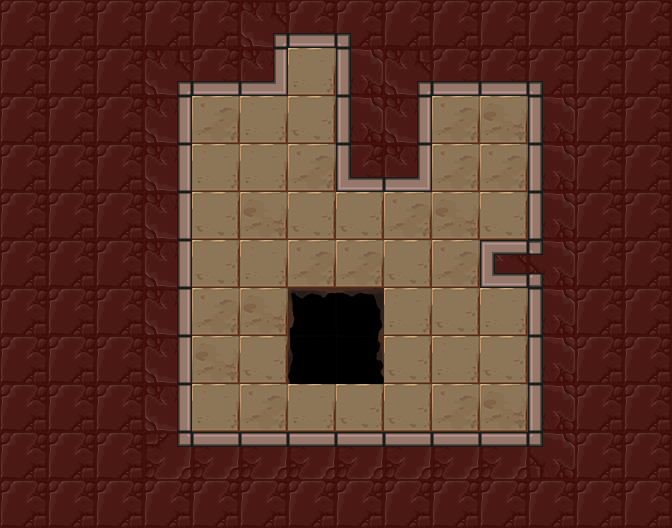

Rendered tile map (Tiled .tmx) drawn with the repository's tilesets; below, a short description and the map source with its tile grids summarised:
An orthogonal 14x11 tile map with 48x48 px tiles, 3 tile layers (Floor, Holes, Walls), 6 tilesets and 8 objects (4x mirror, lightSwitch, lightOrb, player_start, exit).

<map version="1.0" orientation="orthogonal" renderorder="right-down" width="14" height="11" tilewidth="48" tileheight="48" nextobjectid="121">
 <tileset firstgid="1" name="walls" tilewidth="48" tileheight="48" tilecount="42">
  <image source="../../images/kongregate_release/wall_sheet.png" width="336" height="288" />
 </tileset>
 <tileset firstgid="43" name="exit" tilewidth="48" tileheight="48" tilecount="12">
  <image source="../../images/kongregate_release/gate_sheet.png" width="192" height="144" />
 </tileset>
 <tileset firstgid="55" name="floors" tilewidth="48" tileheight="48" tilecount="4">
  <image source="../../images/kongregate_release/floor_sheet.png" width="192" height="48" />
 </tileset>
 <tileset firstgid="59" name="holes" tilewidth="48" tileheight="48" tilecount="24">
  <image source="../../images/kongregate_release/hole_sheet.png" width="288" height="192" />
 </tileset>
 <tileset firstgid="83" name="mirrors" tilewidth="48" tileheight="48" tilecount="4">
  <image source="../../images/kongregate_release/mirror_sheet.png" width="96" height="96" />
 </tileset>
 <tileset firstgid="87" name="orb_sheet" tilewidth="48" tileheight="48" tilecount="9">
  <image source="../../images/kongregate_release/orb_sheet.png" width="144" height="144" />
 </tileset>
 <layer name="Floor" width="14" height="11">
  <properties>
   <property name="tileset" value="floors" />
  </properties>
  <data>[154 cells, 41 non-empty, 4 distinct tile ids]</data>
 </layer>
 <layer name="Holes" width="14" height="11">
  <properties>
   <property name="tileset" value="holes" />
  </properties>
  <data>[154 cells, 4 non-empty, 4 distinct tile ids]</data>
 </layer>
 <layer name="Walls" width="14" height="11">
  <properties>
   <property name="tileset" value="walls" />
  </properties>
  <data>[154 cells, 109 non-empty, 13 distinct tile ids]</data>
 </layer>
 <objectgroup name="Objects" visible="0" />
 <objectgroup name="Mirrors">
  <object id="113" type="mirror" gid="84" x="240" y="432" width="48" height="48">
   <properties>
    <property name="sides" value="1" />
   </properties>
  </object>
  <object id="114" type="mirror" gid="2147483732" x="480" y="384" width="48" height="48">
   <properties>
    <property name="sides" value="1" />
   </properties>
  </object>
  <object id="115" type="mirror" gid="84" x="384" y="240" width="48" height="48">
   <properties>
    <property name="sides" value="1" />
   </properties>
  </object>
  <object id="116" type="mirror" gid="84" x="192" y="144" width="48" height="48">
   <properties>
    <property name="sides" value="1" />
   </properties>
  </object>
 </objectgroup>
 <objectgroup name="Light">
  <object id="117" type="lightSwitch" gid="87" x="432" y="432" width="48" height="48" />
  <object id="118" type="lightOrb" gid="90" x="192" y="432" width="48" height="48">
   <properties>
    <property name="direction" value="256" />
   </properties>
  </object>
 </objectgroup>
 <objectgroup color="#141ba4" name="player_start">
  <object id="119" type="player_start" x="336" y="192" width="48" height="48">
   <properties>
    <property name="direction_facing" value="16" />
    <property name="initial_zoom" value="0.7" />
   </properties>
  </object>
 </objectgroup>
 <objectgroup color="#71a400" name="Exit">
  <object id="120" type="exit" gid="43" x="288" y="96" width="48" height="48" />
 </objectgroup>
</map>
